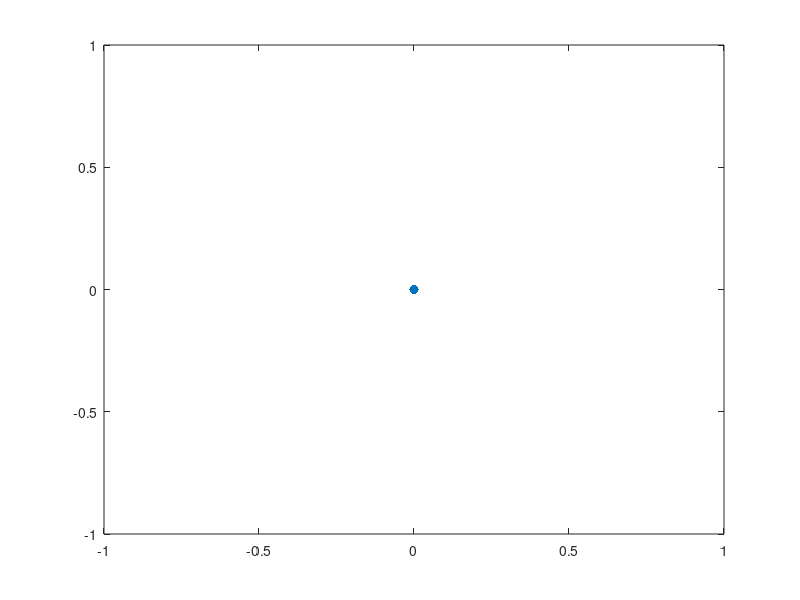

Reproduce this figure in MATLAB. (Note: this script raises an error after producing the figure.)
% This small script shall simulate the planetary movements 
% based on Kepler orbits

clear variables, close all;
addpath functions

%% understanding Kepler movement


    %% drawing different Kepler orbits
    phi = linspace(0,2*pi,100); % linear true anomaly
    a = 1;
    e = 0;
    plot(0,0,'.','MarkerSize',20); hold all;
    [r] = calcKeplerRadius(phi,a,e);
    [x,y] = pol2cart(phi,r);
    plot(x,y)
    axis equal
    hold all

    
    %% movement of bodies on Kepler orbits
    close all
    phi = linspace(0,2*pi,20);
    a = 1;
    e = 0.8;
    r = calcKeplerRadius(phi,a,e);
    t = linspace(0,10,numel(phi));
    plotKeplerOrbit(phi,r,t);

%% first test - simualte earth movement
